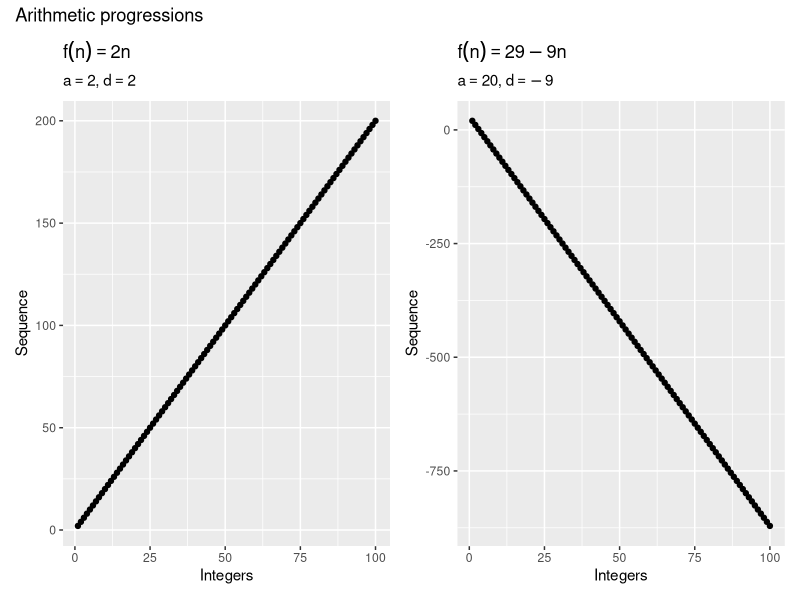
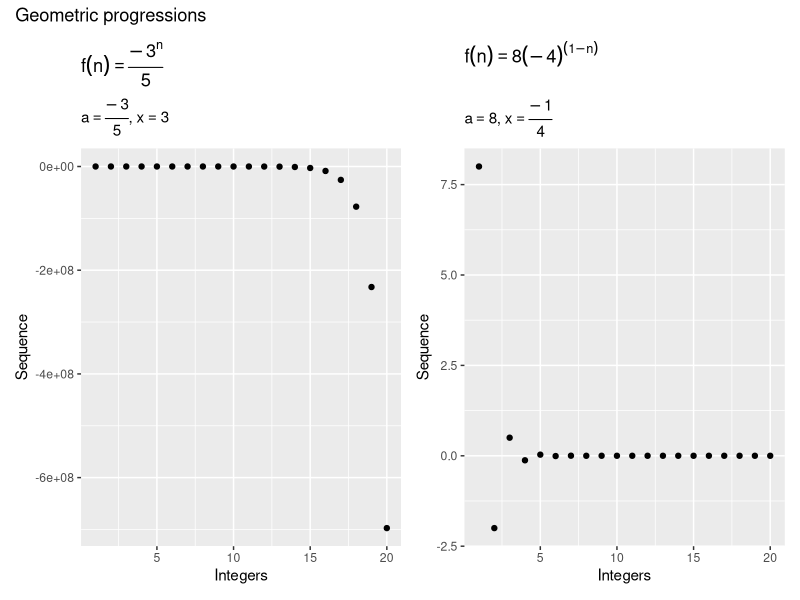
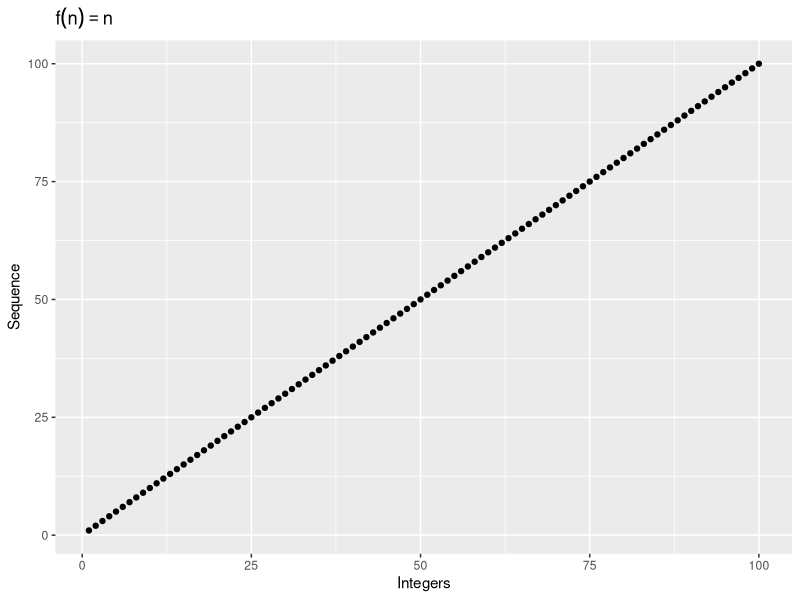
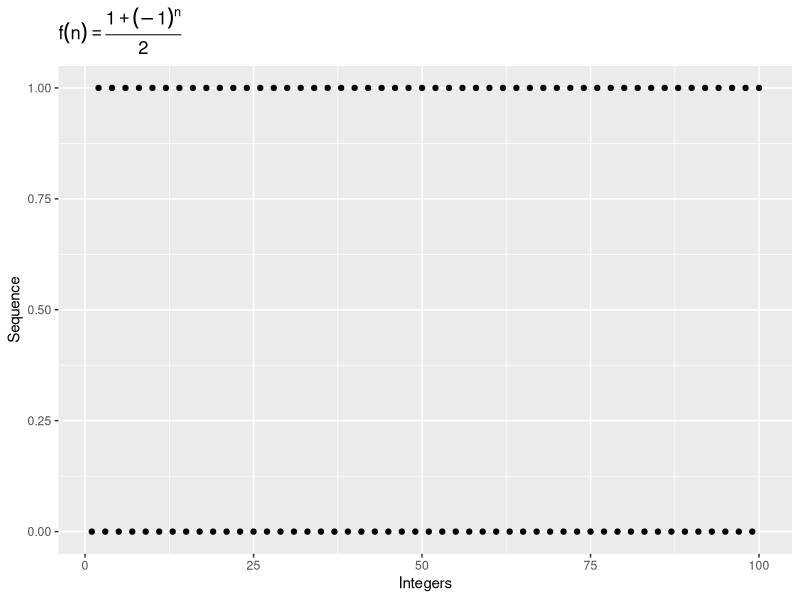

Write R code to recreate these figures, in order. (Note: this script raises an error after producing the figures.)
## ---- chunk 1

## ---- chunk 2
library(tidyverse)
library(patchwork)
library(here)
library(gganimate)

## ---- chunk 3
tibble(
  x = seq(from = 1, to = 100),
  y = 1 / x
) %>%
  ggplot(aes(x, y)) +
  geom_point() +
  coord_cartesian(ylim = c(-1, 1) ) +
  labs(
    title = expression(f(n) == frac(1, n)),
    x = "Integers",
    y = "Sequence"
  ) +
  transition_manual(frames = x, cumulative = TRUE)
## ---- chunk 4
tibble(
  x = seq(from = 1, to = 100),
  y = 1 / x^2
) %>%
  ggplot(aes(x, y)) +
  geom_point() +
  coord_cartesian(ylim = c(-1, 1)) +
  labs(
    title = expression(f(n) == frac(1, n^2)),
    x = "Integers",
    y = "Sequence"
  ) +
  transition_manual(frames = x, cumulative = TRUE)
## ---- chunk 5
tibble(
  x = seq(from = 1, to = 100),
  y = (1 + (-1)^x) / 2
) %>%
  ggplot(aes(x, y)) +
  geom_point() +
  coord_cartesian(ylim = c(0, 1)) +
  labs(
    title = expression(f(n) == frac(1 + (-1)^n, 2)),
    x = "Integers",
    y = "Sequence"
  ) +
  transition_manual(frames = x, cumulative = TRUE)
## ---- chunk 6
{
  tibble(
    x = seq(from = 1, to = 100),
    y = 2 * x
  ) %>%
    ggplot(aes(x, y)) +
    geom_point() +
    labs(
      title = expression(f(n) == 2 * n),
      subtitle = expression(paste(a == 2, ", ", d == 2)),
      x = "Integers",
      y = "Sequence"
    )
} + {
  tibble(
    x = seq(from = 1, to = 100),
    y = 29 - 9 * x
  ) %>%
    ggplot(aes(x, y)) +
    geom_point() +
    labs(
      title = expression(f(n) == 29 - 9 * n),
      subtitle = expression(paste(a == 20, ", ", d == -9)),
      x = "Integers",
      y = "Sequence"
    )
} +
  plot_annotation(title = "Arithmetic progressions")
## ---- chunk 7
{
  tibble(
    x = seq(from = 1, to = 20),
    y = -3^x / 5
  ) %>%
    ggplot(aes(x, y)) +
    geom_point() +
    labs(
      title = expression(f(n) == frac(-3^n, 5)),
      subtitle = expression(paste(a == frac(-3, 5), ", ", x == 3)),
      x = "Integers",
      y = "Sequence"
    )
} + {
  tibble(
    x = seq(from = 1, to = 20),
    y = 8 * (-4)^(1 - x)
  ) %>%
    ggplot(aes(x, y)) +
    geom_point() +
    labs(
      title = expression(f(n) == 8 * (-4)^(1 - n)),
      subtitle = expression(paste(a == 8, ", ", x == frac(-1, 4))),
      x = "Integers",
      y = "Sequence"
    )
} +
  plot_annotation(title = "Geometric progressions")
## ---- chunk 8
boundaries <- tibble(
  low = seq(from = -1, to = -0.01, by = 0.02),
  high = abs(low)
) %>%
  mutate(id = row_number())

ggplot() +
  geom_point(
    data = tibble(
      x = seq(from = 1, to = 200),
      y = (-1)^x / x
    ),
    mapping = aes(x, y)
  ) +
  geom_hline(data = boundaries, mapping = aes(yintercept = low, group = id)) +
  geom_hline(data = boundaries, mapping = aes(yintercept = high, group = id)) +
  coord_cartesian(ylim = c(-1, 1)) +
  labs(
    title = expression(f(n) == frac((-1)^n, n)),
    x = "Integers",
    y = "Sequence"
  ) + theme_minimal(base_size = 18) +
  transition_states(states = id, wrap = FALSE)
## ---- chunk 9
tibble(
  x = seq(from = 1, to = 100),
  y = x
) %>%
  ggplot(aes(x, y)) +
  geom_point() +
  labs(
    title = expression(f(n) == n),
    x = "Integers",
    y = "Sequence"
  )
## ---- chunk 10
tibble(
  x = seq(from = 1, to = 100),
  y = (1 + (-1)^x) / 2
) %>%
  ggplot(aes(x, y)) +
  geom_point() +
  coord_cartesian(ylim = c(0, 1)) +
  labs(
    title = expression(f(n) == frac(1 + (-1)^n, 2)),
    x = "Integers",
    y = "Sequence"
  )
## ---- chunk 11
function_plot +
  stat_function(
    fun = function(x) 1 / x,
    mapping = aes(color = "1 / x"),
    geom = "point"
  ) +
  stat_function(
    fun = function(x) 1 / (2 * x),
    mapping = aes(color = "1 / 2x"),
    geom = "point"
  ) +
  coord_cartesian(xlim = c(1, 5), ylim = c(-2, 4))+
  scale_color_brewer(type = "qual", guide = guide_legend(reverse = TRUE)) +
  labs(color = NULL)
## ---- chunk 12
sin_x <- tibble(
  xmin = seq(from = -1, to = 0, by = 0.025),
  xmax = abs(xmin),
  ymin = sin(xmin),
  ymax = sin(xmax)
) %>%
  mutate(id = row_number())

function_plot +
  stat_function(fun = sin) +
  coord_cartesian(xlim =c(-2, 2)) +
  labs(
    title = expression(f(x) == sin(x)),
    y = expression(f(x))
  ) +
  geom_segment(
    data = sin_x,
    mapping = aes(
      x = xmin,
      y = -2,
      xend = xmin,
      yend = ymin,
      group = id
    ),
    color = "blue"
  ) +
  geom_segment(
    data = sin_x,
    mapping = aes(
      x = xmax,
      y = -2,
      xend = xmax,
      yend = ymax,
      group = id
    ),
    color = "blue"
  ) +
  transition_states(states = id, wrap = FALSE)
## ---- chunk 13
url <- "https://math.libretexts.org/@api/deki/files/9980/CNX_Calc_Figure_02_05_001.jpeg?revision=1"
knitr::include_graphics(url)

## ---- chunk 14
function_plot +
  stat_function(fun = function(x) x + 1) +
  coord_cartesian(xlim=c(-2, 2)) +
  geom_point(data = tibble(
    x = 0, y = 1
  ), mapping = aes(x, y)) +
  labs(
    title = expression(f(x) == x + 1),
    y = expression(f(x))
  )
## ---- chunk 15
function_plot +
  stat_function(fun = function(x) (x^2 - 1) / (x - 1)) +
  coord_cartesian(xlim=c(-2, 2)) +
  labs(
    title = expression(f(x) == frac(x^2 - 1, x - 1)),
    y = expression(f(x))
  ) +
  geom_vline(xintercept = 1, linetype = 2, color = "blue", alpha = .5) +
  geom_hline(yintercept = 2, linetype = 2, color = "blue", alpha = .5)
## ---- chunk 16
function_plot +
  stat_function(fun = function(x) 1 / x, n = 1000) +
  coord_cartesian(xlim = c(0.001, 1)) +  # Use this to zoom safely
  labs(
    title = expression(f(x) == frac(1, x)),
    y = expression(f(x))
  )
## ---- chunk 17
knitr::include_graphics("https://media.giphy.com/media/7JvlHfd7C2GDr7zfZF/giphy.gif")
## ---- chunk 18
function_plot +
  stat_function(fun = function(x) (x^2 - 1) / (x - 1)) +
  coord_cartesian(xlim=c(-2, 2)) + geom_point(aes(x = 1, y = 2), shape = 21, fill = "white")+
  labs(
    title = expression(f(x) == frac(x^2 - 1, x - 1)),
    y = expression(f(x))
  )
## ---- chunk 19
function_plot +
  stat_function(fun = abs) +
  labs(
    title = expression(f(x) == abs(x)),
    y = expression(f(x))
  ) +
  coord_cartesian(xlim=c(-2, 2))
## ---- chunk 20
function_plot +
  stat_function(fun = cos) +
  labs(
    title = expression(f(x) == cos(x)),
    y = expression(f(x))
  ) +
  coord_cartesian(xlim=c(-6, 6))
## ---- chunk 21
function_plot +
  stat_function(fun = function(x) x^2) +
  labs(
    title = expression(f(x) == x^2),
    y = expression(f(x))
  )
## ---- chunk 22
knitr::include_graphics("images/rdd-incumbency-advantage.png")
